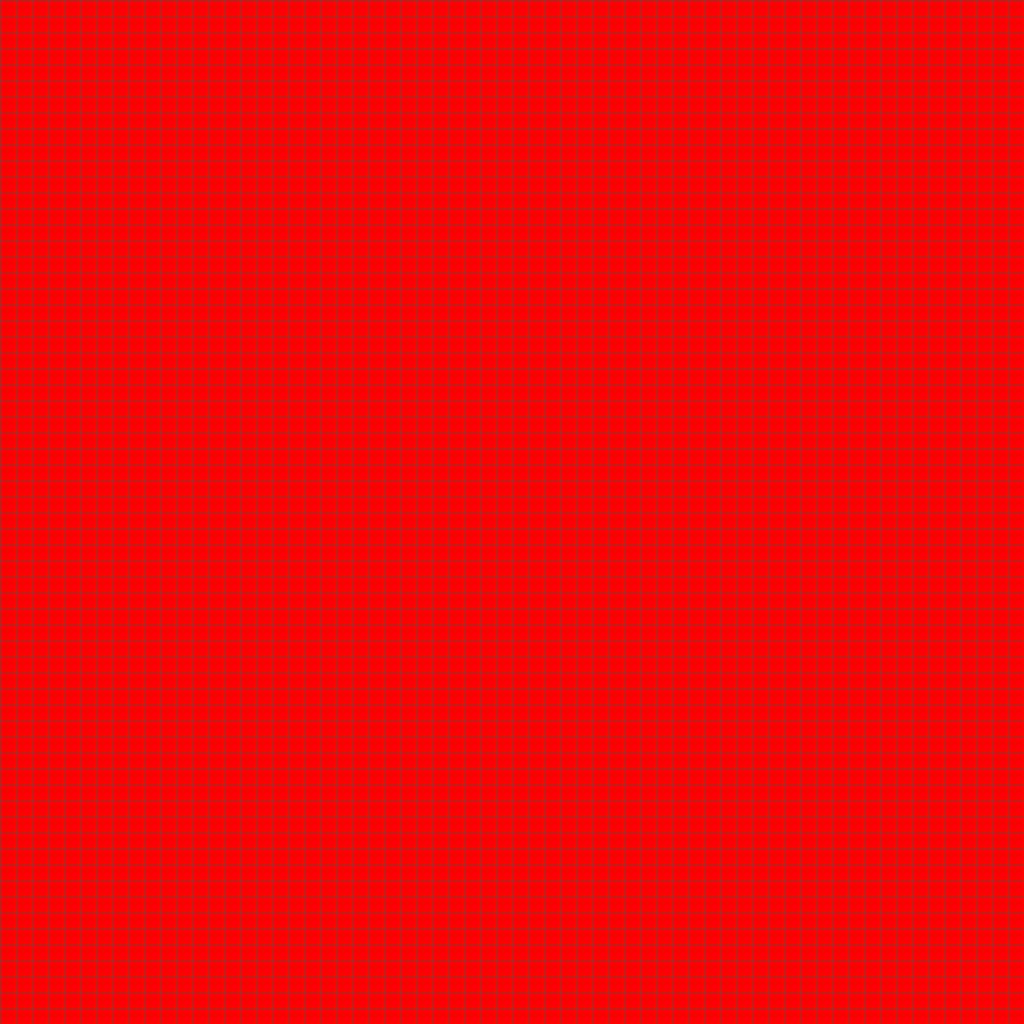

Tiled map render using the project's own tile images. Description and the map definition, with tile-layer contents summarised, below:
An orthogonal 64x64 tile map with 16x16 px tiles, 1 tile layer (base), 2 hidden layers not drawn.

<map version="1.10" tiledversion="1.12.1" orientation="orthogonal" renderorder="right-down" width="64" height="64" tilewidth="16" tileheight="16" infinite="0" nextlayerid="4" nextobjectid="1">
 <tileset firstgid="1" source="../classiciphone_pics4.tsx" />
 <layer id="1" name="base" width="64" height="64">
  <data>[4096 cells, 4096 non-empty, 1 distinct tile ids]</data>
 </layer>
 <layer id="2" name="collision" width="64" height="64" visible="0">
  <properties><property name="collision" value="true" /></properties>
  <data>[4096 cells, 0 non-empty, 0 distinct tile ids]</data>
 </layer>
 <layer id="3" name="lava" width="64" height="64" visible="0">
  <properties><property name="terrain" value="lava" /></properties>
  <data>[4096 cells, 4096 non-empty, 1 distinct tile ids]</data>
 </layer>
</map>
